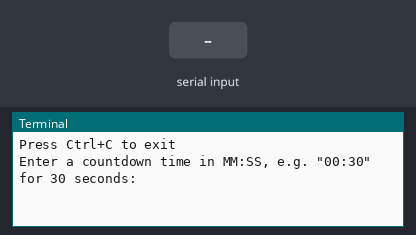
This program was run on a simulated Raspberry Pi (BCM pin numbers) with a Scroll pHAT HD. Shown: the last lines printed to the terminal. The test bench sets the inputs (shaded band).

Above: at 1.2 s.
1.3 s: "5" typed at the terminal, then Enter
At 2.5 s:
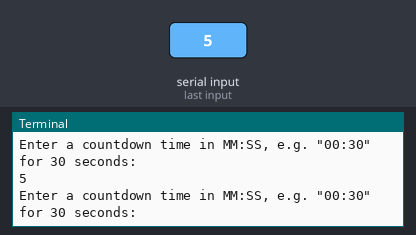
2.8 s: "90" typed at the terminal, then Enter
At 3.9 s:
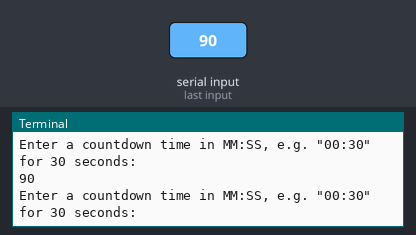

The program:

countdown.py
```python
#!/usr/bin/env python

import time
import scrollphathd
from scrollphathd.fonts import font3x5

print("Press Ctrl+C to exit")

# Try to use Python 2s safe `raw_input`,
# otherwise assume Python 3 `input`.
def safe_input(message):
    try:
        return raw_input(message)
    except NameError:
        return input(message)

minutes = 0
seconds = 0

# Loop until the user has entered a valid time
while True:
    cd_time = safe_input('Enter a countdown time in MM:SS, e.g. "00:30" for 30 seconds: ')

    try:
        # Very crudely parse out the minutes and seconds by splitting
        # on the ":" and casting the two parts to ints.
        minutes, seconds = [int(x) for x in cd_time.strip('"').split(":")]
        break
    except ValueError:
        # Any error parsing the users chosen time is ignored,
        # and we ask them to input a value again
        pass

# Calculate how long we need to count down for in seconds
start_time = time.time()
end_time = start_time + (minutes * 60) + seconds
run_time = end_time - start_time
curr_time = start_time

print("Counting down {minutes} minutes and {seconds} seconds...".format(minutes=minutes, seconds=seconds))

while curr_time < end_time:
    curr_time = time.time()
    remaining = end_time - curr_time
    hundredths = int(remaining * 100)

    # If greater than 59 seconds are left, display minutes + seconds
    if int(remaining) > 59:
        curr_minutes = int(remaining / 60.0)
        curr_seconds = int(remaining % 60)
        padded_str = str("{0:02d}".format(curr_minutes)) + str("{0:02d}".format(curr_seconds))

    # Otherwise display seconds
    else:
        curr_seconds = int(remaining)
        curr_hundredths = int(remaining * 100 % 100)
        padded_str = str("{0:02d}".format(curr_seconds))

    scrollphathd.clear()
    scrollphathd.write_string(padded_str, x=0, y=1, font=font3x5, brightness=0.5)
    scrollphathd.show()

scrollphathd.clear()

print("Done!")
```

Measured:
- after the input at 1.3 s, the terminal: prints a new line at once (image 1)
- after the input at 2.8 s, the terminal: prints a new line at once (image 2)
